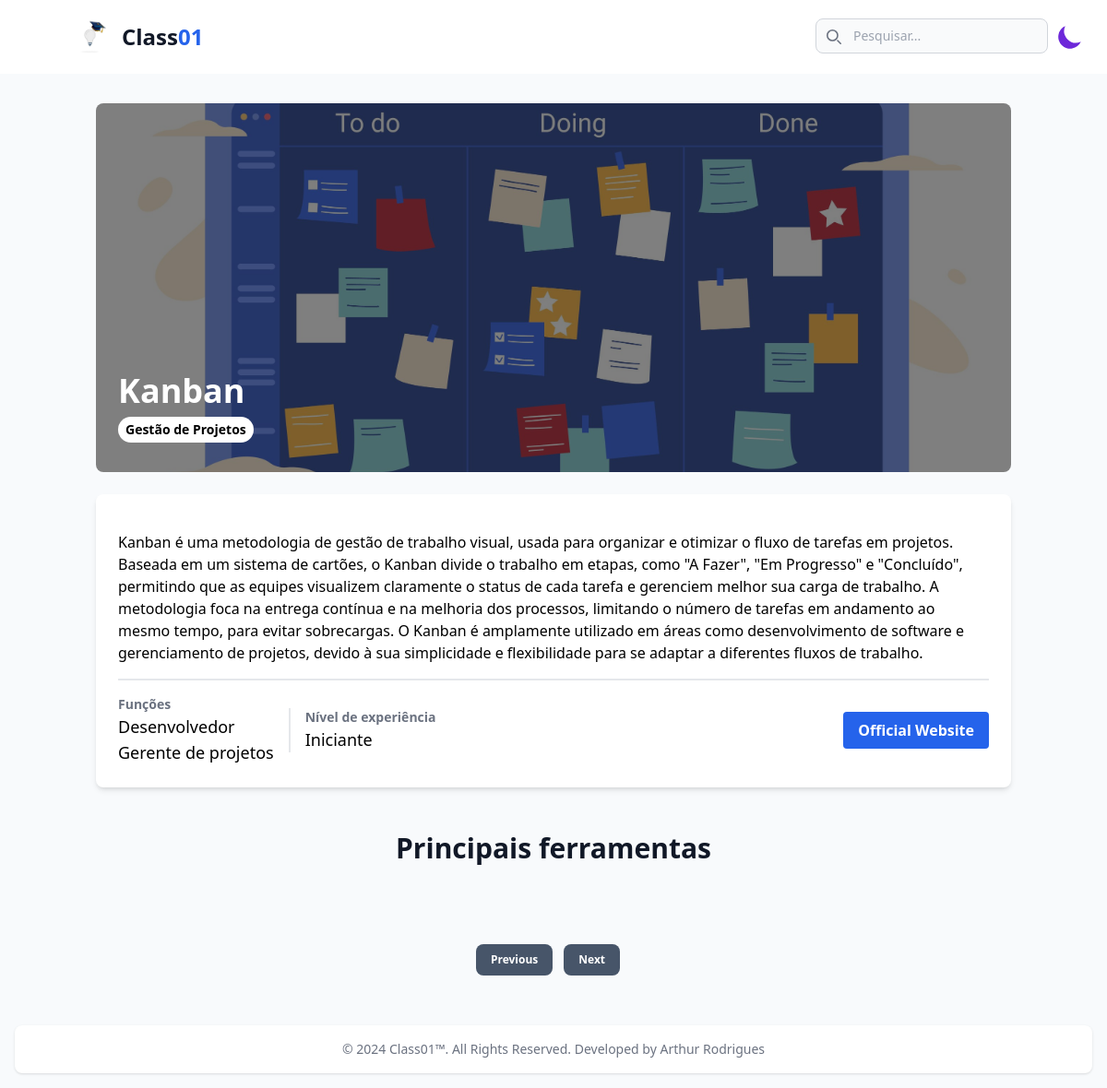
/topico/13/, run on the app's committed database.
### home/models.py (models this page shows, shortened)
class Topico(models.Model):
    icon_topico = models.ImageField(upload_to='img/icon_topic/')
    nome_topico = models.CharField(max_length=50)
    categorias = models.ManyToManyField(Categoria, related_name='topicos')
    introducao = models.TextField()
    imagem = models.ImageField(upload_to='img/image_topic/')
    fonte_topic = models.URLField()
    nivel_experiencia = models.CharField(max_length=100, choices=[
        ('iniciante', 'Iniciante'),
        ('intermediario', 'Intermediário'),
        ('avancado', 'Avançado')
    ])
    funcao = models.ManyToManyField(AreaAtuacao, related_name='topicos')
    ferramentas = models.CharField(max_length=200)
    created_at = models.DateTimeField(auto_now_add=True)
    updated_at = models.DateTimeField(auto_now=True)

class Categoria(models.Model):
    nome = models.CharField(max_length=100)

class AreaAtuacao(models.Model):
    nome = models.CharField(max_length=100)

### home/views.py (the view)
# urls.py: path('topico/<int:topico_id>/', topic_list, name='exibir_topico'),
def topic_list(request, topico_id):
    current_topic = get_object_or_404(Topico, id=topico_id)
    ferramentas = Ferramenta.objects.filter(topico=current_topic)
    form_topic = FiltroTopico(request.GET)
    search = request.GET.get('search')
    topicos = Topico.objects.all()
    if search:
        topicos = Topico.objects.filter(nome_topico__icontains=search)
        context = {'topicos': topicos, 'form_topic': form_topic}
        return render(request, 'all_topics.html', context)
    try:
        next_topic = Topico.objects.filter(id__gt=current_topic.id).order_by('id').first()
    except Topico.DoesNotExist:
        next_topic = None
    try:
        previous_topic = Topico.objects.filter(id__lt=current_topic.id).order_by('-id').first()
    except Topico.DoesNotExist:
        previous_topic = None
    context = {'current_topic': current_topic,
               'ferramentas': ferramentas,
               'next_topic': next_topic,
               'previous_topic': previous_topic,
               'topicos': topicos}
    return render(request, 'topico.html', context)

### home/templates/topico.html (shortened to what this page needs)
{% extends 'base-unit.html' %}
{% load static tailwind_tags %}
    {% block content %}
    <div class="container px-4 py-8 mx-auto">
        <section class="mb-12">
            <div class="relative mb-6 overflow-hidden rounded-lg">
                <img src="{{ current_topic.imagem.url }}" alt="Machine Learning" class="w-full h-[400px] object-cover">
                <div class="absolute inset-0 flex flex-col justify-end p-6 bg-black bg-opacity-50">
                    <h1 class="mb-2 text-4xl font-bold text-white">{{ current_topic.nome_topico }}</h1>
                    <div class="flex flex-wrap gap-2 mb-2">
                        {% for tag in current_topic.categorias.all %}
                            <span class="px-2 py-1 text-sm font-semibold text-black bg-white rounded-full dark:bg-gray-600 dark:text-white">{{ tag.nome }}</span>
                        {% endfor %}
                    </div>
                </div>
            </div>
            <div class="bg-white rounded-lg shadow-md dark:bg-gray-700 dark:text-white">
                <div class="p-6 divide-y-2">
                    <div class="mb-4">
                        <p class="mb-4 text-lg">{{ current_topic.introducao|safe }}</p>
                    </div>
                    <div class="pt-4">
                        <div class="flex flex-wrap items-center gap-4">
                            <div class="flex flex-row divide-x-2 divide-gray-200">
                                <div class="mr-4">
                                    <h2 class="text-sm font-semibold text-gray-500 dark:text-gray-400">Funções</h2>
                                    {% for func in current_topic.funcao.all %}
                                        <p class="text-lg">{{ func.nome }}</p>
                                    {% endfor %}
                                </div>
                                <div class="flex flex-col h-auto pl-4 my-auto">
                                    <h2 class="text-sm font-semibold text-gray-500 dark:text-gray-400">Nível de experiência</h2>
                                    <p class="text-lg">{{ current_topic.nivel_experiencia }}</p>
                                </div>
                            </div>
                            <a href="{{ current_topic.fonte_topic }}" target="_blank" class="px-4 py-2 ml-auto font-bold text-white bg-blue-600 rounded hover:bg-blue-700">
                                Official Website
                            </a>
                        </div>
                    </div>
                </div>
            </div>
        </section>
        <section>
            <h2 class="mb-6 text-3xl font-bold text-center text-gray-900 dark:text-white">Principais ferramentas</h2>
        </section>
    </div>
        {% include 'pagination.html' %}
    {% endblock %}

### data on the page
Topico: imagem (picture), nome_topico "Kanban", introducao "Kanban é uma metodologia de gestão de trabalho visual, usada para organizar e otimizar o fluxo de tarefas em projetos. Baseada em um sistema de cartões, o Kanban divide o trabalho em etapas, como \"A Fazer\", \"Em Progresso\" e \"Concluído\", permitindo que as equipes visualizem claramente o status de cada tarefa e gerenciem melhor sua carga de trabalho. A metodologia foca na entrega contínua e na melhoria dos processos, limitando o número de tarefas em andamento ao mesmo tempo, para evitar sobrecargas. O Kanban é amplamente utilizado em áreas como desenvolvimento de software e gerenciamento de projetos, devido à sua simplicidade e flexibilidade para se adaptar a diferentes fluxos de trabalho.", nivel_experiencia "Iniciante"
Categoria: nome "Gestão de Projetos"
AreaAtuacao: nome "Desenvolvedor"
AreaAtuacao: nome "Gerente de projetos"
